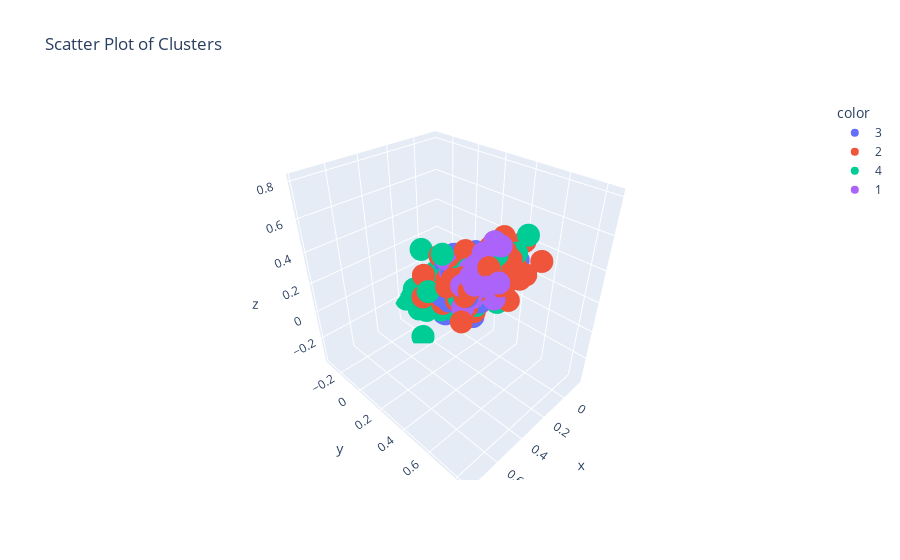

Here is the notebook cell this chart was saved with:
### Code cell
import plotly.express as px

# Create an interactive 3D scatter plot using Plotly
fig = px.scatter_3d(x=upper_triangle_flattened[:, df_labels_sorted['Feature_id'][0]],
                    y=upper_triangle_flattened[:, df_labels_sorted['Feature_id'][1]],
                    z=upper_triangle_flattened[:, df_labels_sorted['Feature_id'][2]],
                    color=cluster_categories,
                    title='Scatter Plot of Clusters',
                    labels={'Feature_0': 'Feature 0', 
                            'Feature_1': 'Feature 1', 
                            'Feature_2': 'Feature 2'}
                    ) 

# Show the plot
fig.show()

### Figure 1 — Plotly figure (JSON) as saved in the notebook; plotly's stock layout.template omitted (floating-point values rounded to 4 significant figures; data arrays with more than 128 entries replaced by an {"elided": "..."} marker saying what was removed)
{"data": [{"hovertemplate": "color=3<br>x=%{x}<br>y=%{y}<br>z=%{z}<extra></extra>", "legendgroup": "3", "marker": {"color": "#636efa", "symbol": "circle"}, "mode": "markers", "name": "3", "scene": "scene", "showlegend": true, "x": {"elided": "217 float values"}, "y": {"elided": "217 float values"}, "z": {"elided": "217 float values"}, "type": "scatter3d"}, {"hovertemplate": "color=2<br>x=%{x}<br>y=%{y}<br>z=%{z}<extra></extra>", "legendgroup": "2", "marker": {"color": "#EF553B", "symbol": "circle"}, "mode": "markers", "name": "2", "scene": "scene", "showlegend": true, "x": {"elided": "143 float values"}, "y": {"elided": "143 float values"}, "z": {"elided": "143 float values"}, "type": "scatter3d"}, {"hovertemplate": "color=4<br>x=%{x}<br>y=%{y}<br>z=%{z}<extra></extra>", "legendgroup": "4", "marker": {"color": "#00cc96", "symbol": "circle"}, "mode": "markers", "name": "4", "scene": "scene", "showlegend": true, "x": {"elided": "241 float values"}, "y": {"elided": "241 float values"}, "z": {"elided": "241 float values"}, "type": "scatter3d"}, {"hovertemplate": "color=1<br>x=%{x}<br>y=%{y}<br>z=%{z}<extra></extra>", "legendgroup": "1", "marker": {"color": "#ab63fa", "symbol": "circle"}, "mode": "markers", "name": "1", "scene": "scene", "showlegend": true, "x": [0.645, 0.3675, 0.351, 0.4414, 0.398, 0.6583, 0.399, 0.5768, 0.5454, 0.4734, 0.415, 0.4926, 0.5471, 0.3757, 0.2066, 0.2219, 0.5492, 0.4427, 0.5045, 0.233, 0.4257, 0.4112, 0.5118, 0.7829, 0.07435, 0.1148, 0.286, 0.3168, 0.5647, 0.6569, 0.6744, 0.3848, 0.1118, 0.3303, 0.3719, 0.5374, 0.4364, 0.5707, 0.356, 0.4086, 0.4104, 0.398, 0.419, 0.6357, 0.5566], "y": [0.7122, 0.4747, 0.6329, 0.3999, 0.6154, 0.7153, 0.5779, 0.7055, 0.6206, 0.6436, 0.5254, 0.6827, 0.6436, 0.5073, 0.4716, 0.4454, 0.657, 0.5153, 0.6777, 0.396, 0.6395, 0.362, 0.6043, 0.8484, 0.1793, 0.3513, 0.4014, 0.4695, 0.781, 0.6693, 0.8131, 0.5083, 0.3153, 0.5156, 0.4406, 0.6034, 0.3597, 0.5962, 0.3233, 0.588, 0.4596, 0.5528, 0.6485, 0.8368, 0.7441], "z": [0.6784, 0.4202, 0.5329, 0.4024, 0.6881, 0.6756, 0.5306, 0.7438, 0.4855, 0.5238, 0.5026, 0.607, 0.6481, 0.4491, 0.3952, 0.3748, 0.5581, 0.4362, 0.5682, 0.4623, 0.6514, 0.4176, 0.4464, 0.7636, 0.0964, 0.1969, 0.4123, 0.4021, 0.8015, 0.6129, 0.6848, 0.5225, 0.3507, 0.4536, 0.4336, 0.6062, 0.5073, 0.4164, 0.4129, 0.5587, 0.4233, 0.5627, 0.412, 0.696, 0.7888], "type": "scatter3d"}], "layout": {"scene": {"domain": {"x": [0.0, 1.0], "y": [0.0, 1.0]}, "xaxis": {"title": {"text": "x"}}, "yaxis": {"title": {"text": "y"}}, "zaxis": {"title": {"text": "z"}}}, "legend": {"title": {"text": "color"}, "tracegroupgap": 0}, "title": {"text": "Scatter Plot of Clusters"}}}
